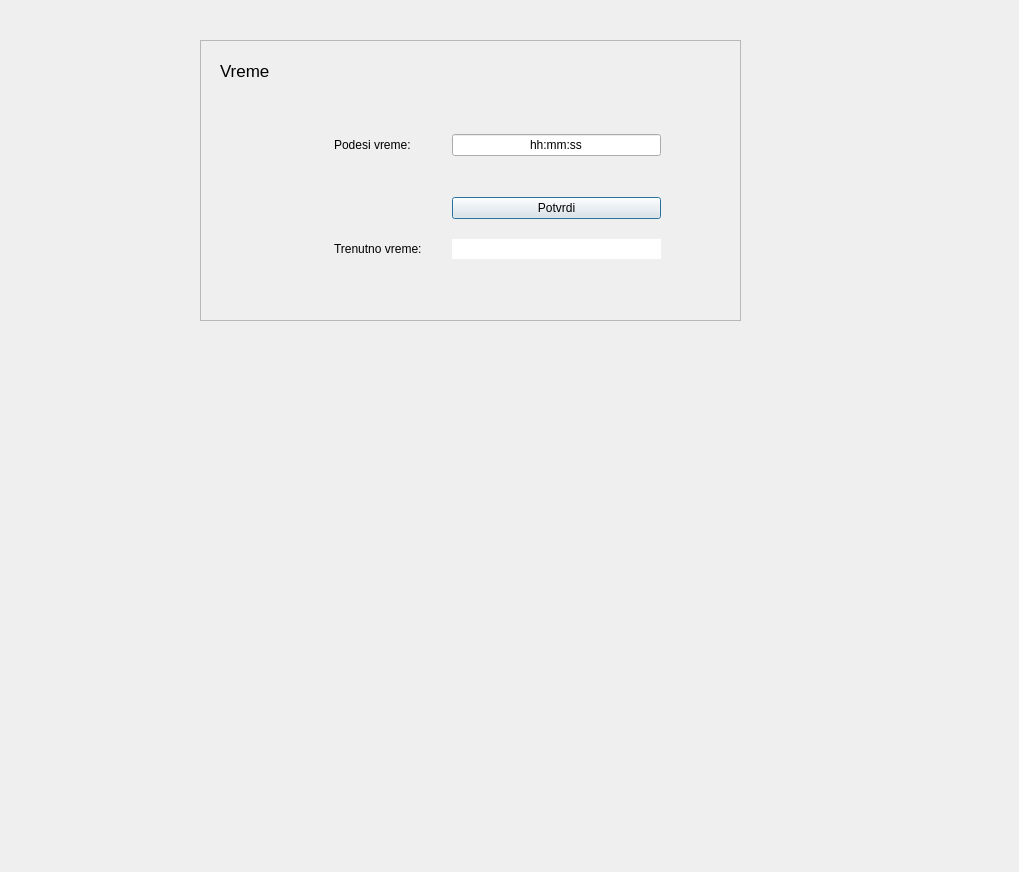
<?xml version="1.0" encoding="UTF-8"?>
<ui version="4.0">
 <class>Dialog</class>
 <widget class="QDialog" name="Dialog">
  <property name="geometry">
   <rect>
    <x>0</x>
    <y>0</y>
    <width>1019</width>
    <height>872</height>
   </rect>
  </property>
  <property name="windowTitle">
   <string>Dialog</string>
  </property>
  <widget class="QFrame" name="frame">
   <property name="geometry">
    <rect>
     <x>200</x>
     <y>40</y>
     <width>541</width>
     <height>281</height>
    </rect>
   </property>
   <property name="styleSheet">
    <string notr="true">cornerRadius: 10</string>
   </property>
   <property name="frameShape">
    <enum>QFrame::StyledPanel</enum>
   </property>
   <property name="frameShadow">
    <enum>QFrame::Raised</enum>
   </property>
   <property name="lineWidth">
    <number>1</number>
   </property>
   <property name="midLineWidth">
    <number>0</number>
   </property>
   <widget class="QWidget" name="gridLayoutWidget">
    <property name="geometry">
     <rect>
      <x>40</x>
      <y>60</y>
      <width>441</width>
      <height>174</height>
     </rect>
    </property>
    <layout class="QGridLayout" name="gridLayout" columnstretch="20,0,0">
     <property name="rightMargin">
      <number>20</number>
     </property>
     <property name="horizontalSpacing">
      <number>30</number>
     </property>
     <property name="verticalSpacing">
      <number>7</number>
     </property>
     <item row="0" column="2">
      <widget class="QLineEdit" name="lineEdit">
       <property name="autoFillBackground">
        <bool>false</bool>
       </property>
       <property name="text">
        <string>hh:mm:ss</string>
       </property>
       <property name="alignment">
        <set>Qt::AlignCenter</set>
       </property>
       <property name="clearButtonEnabled">
        <bool>false</bool>
       </property>
      </widget>
     </item>
     <item row="6" column="1">
      <widget class="QLabel" name="label_2">
       <property name="text">
        <string>Trenutno vreme:</string>
       </property>
      </widget>
     </item>
     <item row="0" column="0">
      <widget class="QLabel" name="label_3">
       <property name="minimumSize">
        <size>
         <width>64</width>
         <height>64</height>
        </size>
       </property>
       <property name="maximumSize">
        <size>
         <width>64</width>
         <height>64</height>
        </size>
       </property>
       <property name="text">
        <string/>
       </property>
       <property name="pixmap">
        <pixmap resource="satovi.qrc">:/satovi/sat2.png</pixmap>
       </property>
       <property name="scaledContents">
        <bool>true</bool>
       </property>
       <property name="wordWrap">
        <bool>false</bool>
       </property>
      </widget>
     </item>
     <item row="6" column="0">
      <widget class="QLabel" name="label_4">
       <property name="maximumSize">
        <size>
         <width>64</width>
         <height>64</height>
        </size>
       </property>
       <property name="text">
        <string/>
       </property>
       <property name="pixmap">
        <pixmap resource="satovi.qrc">:/satovi/sat1.png</pixmap>
       </property>
       <property name="scaledContents">
        <bool>true</bool>
       </property>
      </widget>
     </item>
     <item row="6" column="2">
      <widget class="QLineEdit" name="lineEdit_2">
       <property name="styleSheet">
        <string notr="true">
</string>
       </property>
       <property name="frame">
        <bool>false</bool>
       </property>
       <property name="alignment">
        <set>Qt::AlignCenter</set>
       </property>
       <property name="readOnly">
        <bool>true</bool>
       </property>
      </widget>
     </item>
     <item row="1" column="2">
      <widget class="QPushButton" name="pushButton">
       <property name="autoFillBackground">
        <bool>false</bool>
       </property>
       <property name="text">
        <string>Potvrdi</string>
       </property>
      </widget>
     </item>
     <item row="0" column="1">
      <widget class="QLabel" name="label">
       <property name="text">
        <string>Podesi vreme:</string>
       </property>
      </widget>
     </item>
    </layout>
   </widget>
   <widget class="QLabel" name="label_5">
    <property name="geometry">
     <rect>
      <x>20</x>
      <y>20</y>
      <width>81</width>
      <height>21</height>
     </rect>
    </property>
    <property name="font">
     <font>
      <pointsize>13</pointsize>
     </font>
    </property>
    <property name="text">
     <string>Vreme</string>
    </property>
   </widget>
  </widget>
 </widget>
 <resources>
  <include location="satovi.qrc"/>
 </resources>
 <connections/>
</ui>
